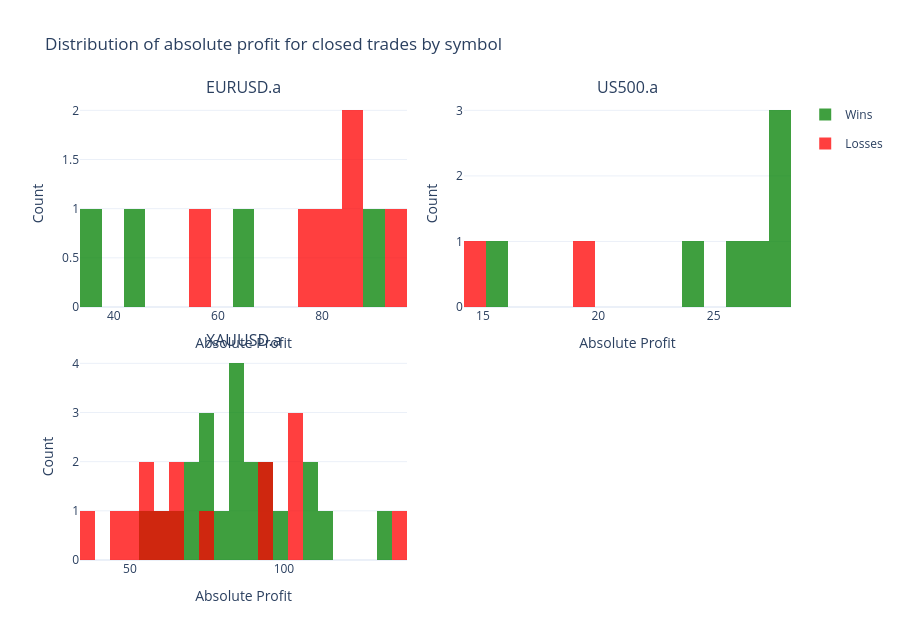

The code cell stored with this chart in its notebook:
### Code cell
if closed_trades.empty:
    print("No closed trades available to chart.")
else:
    plot_df = closed_trades.copy()
    plot_df["result"] = plot_df["net_pnl"].apply(lambda x: "win" if x > 0 else ("loss" if x < 0 else "breakeven"))
    plot_df["abs_profit"] = plot_df["net_pnl"].abs()

    # Remove top 5% outliers per symbol
    # p95_by_symbol = plot_df.groupby("symbol")["abs_profit"].transform(lambda s: s.quantile(0.95))
    # plot_df = plot_df[plot_df["abs_profit"] < p95_by_symbol]

    symbols = sorted(plot_df["symbol"].dropna().unique().tolist())
    if not symbols:
        print("No data left after filtering.")
    else:
        n_cols = 2
        n_rows = (len(symbols) + n_cols - 1) // n_cols

        fig = make_subplots(
            rows=n_rows,
            cols=n_cols,
            subplot_titles=[f"{s}" for s in symbols],
            vertical_spacing=0.10,
            horizontal_spacing=0.08,
        )

        for i, sym in enumerate(symbols):
            r = i // n_cols + 1
            c = i % n_cols + 1

            symbol_df = plot_df[plot_df["symbol"] == sym]
            max_val = symbol_df["abs_profit"].max()
            bin_size = max_val / 30 if max_val > 0 else 1

            fig.add_trace(
                go.Histogram(
                    x=symbol_df[symbol_df["result"] == "win"]["abs_profit"],
                    name="Wins",
                    marker_color="green",
                    opacity=0.75,
                    xbins=dict(start=0, end=max_val, size=bin_size),
                    legendgroup="wins",
                    showlegend=(i == 0),
                ),
                row=r,
                col=c,
            )
            fig.add_trace(
                go.Histogram(
                    x=symbol_df[symbol_df["result"] == "loss"]["abs_profit"],
                    name="Losses",
                    marker_color="red",
                    opacity=0.75,
                    xbins=dict(start=0, end=max_val, size=bin_size),
                    legendgroup="losses",
                    showlegend=(i == 0),
                ),
                row=r,
                col=c,
            )

            fig.update_xaxes(title_text="Absolute Profit", row=r, col=c)
            fig.update_yaxes(title_text="Count", row=r, col=c)

        fig.update_layout(
            title="Distribution of absolute profit for closed trades by symbol",
            barmode="overlay",
            template="plotly_white",
            height=max(400, 320 * n_rows),
        )
        fig.show()

### Figure 1 — Plotly figure (JSON) as saved in the notebook; plotly's stock layout.template omitted (floating-point values rounded to 4 significant figures)
{"data": [{"legendgroup": "wins", "marker": {"color": "green"}, "name": "Wins", "opacity": 0.75, "showlegend": true, "type": "histogram", "x": [91.47, 66.99, 46.07, 37.52], "xaxis": "x", "xbins": {"end": 125.7, "size": 4.189, "start": 0}, "yaxis": "y"}, {"legendgroup": "losses", "marker": {"color": "red"}, "name": "Losses", "opacity": 0.75, "showlegend": true, "type": "histogram", "x": [75.68, 87.75, 81.06, 57.01, 84.29, 94.63, 125.7], "xaxis": "x", "xbins": {"end": 125.7, "size": 4.189, "start": 0}, "yaxis": "y"}, {"legendgroup": "wins", "marker": {"color": "green"}, "name": "Wins", "opacity": 0.75, "showlegend": false, "type": "histogram", "x": [25.75, 24.41, 15.37, 28.29, 27.91, 28.35, 27.84, 27.39], "xaxis": "x2", "xbins": {"end": 28.35, "size": 0.945, "start": 0}, "yaxis": "y2"}, {"legendgroup": "losses", "marker": {"color": "red"}, "name": "Losses", "opacity": 0.75, "showlegend": false, "type": "histogram", "x": [14.61, 19.56], "xaxis": "x2", "xbins": {"end": 28.35, "size": 0.945, "start": 0}, "yaxis": "y2"}, {"legendgroup": "wins", "marker": {"color": "green"}, "name": "Wins", "opacity": 0.75, "showlegend": false, "type": "histogram", "x": [82.51, 84.3, 92.5, 89.69, 109.6, 67.98, 84.28, 61.15, 96.05, 111.8, 96.99, 72.65, 75.71, 134.5, 70.86, 80.17, 84.87, 73.08, 62.92, 57.4, 107.5, 86.98], "xaxis": "x3", "xbins": {"end": 144.8, "size": 4.827, "start": 0}, "yaxis": "y3"}, {"legendgroup": "losses", "marker": {"color": "red"}, "name": "Losses", "opacity": 0.75, "showlegend": false, "type": "histogram", "x": [50.82, 38.13, 103.5, 137.4, 44.44, 64.88, 67.02, 93.84, 76.5, 93.64, 101.6, 60.26, 54.59, 55.63, 144.8, 105.5], "xaxis": "x3", "xbins": {"end": 144.8, "size": 4.827, "start": 0}, "yaxis": "y3"}], "layout": {"annotations": [{"font": {"size": 16}, "showarrow": false, "text": "EURUSD.a", "x": 0.23, "xanchor": "center", "xref": "paper", "y": 1, "yanchor": "bottom", "yref": "paper"}, {"font": {"size": 16}, "showarrow": false, "text": "US500.a", "x": 0.77, "xanchor": "center", "xref": "paper", "y": 1, "yanchor": "bottom", "yref": "paper"}, {"font": {"size": 16}, "showarrow": false, "text": "XAUUSD.a", "x": 0.23, "xanchor": "center", "xref": "paper", "y": 0.45, "yanchor": "bottom", "yref": "paper"}], "barmode": "overlay", "height": 640, "title": {"text": "Distribution of absolute profit for closed trades by symbol"}, "xaxis": {"anchor": "y", "domain": [0, 0.46], "title": {"text": "Absolute Profit"}}, "xaxis2": {"anchor": "y2", "domain": [0.54, 1], "title": {"text": "Absolute Profit"}}, "xaxis3": {"anchor": "y3", "domain": [0, 0.46], "title": {"text": "Absolute Profit"}}, "xaxis4": {"anchor": "y4", "domain": [0.54, 1]}, "yaxis": {"anchor": "x", "domain": [0.55, 1], "title": {"text": "Count"}}, "yaxis2": {"anchor": "x2", "domain": [0.55, 1], "title": {"text": "Count"}}, "yaxis3": {"anchor": "x3", "domain": [0, 0.45], "title": {"text": "Count"}}, "yaxis4": {"anchor": "x4", "domain": [0, 0.45]}}}
